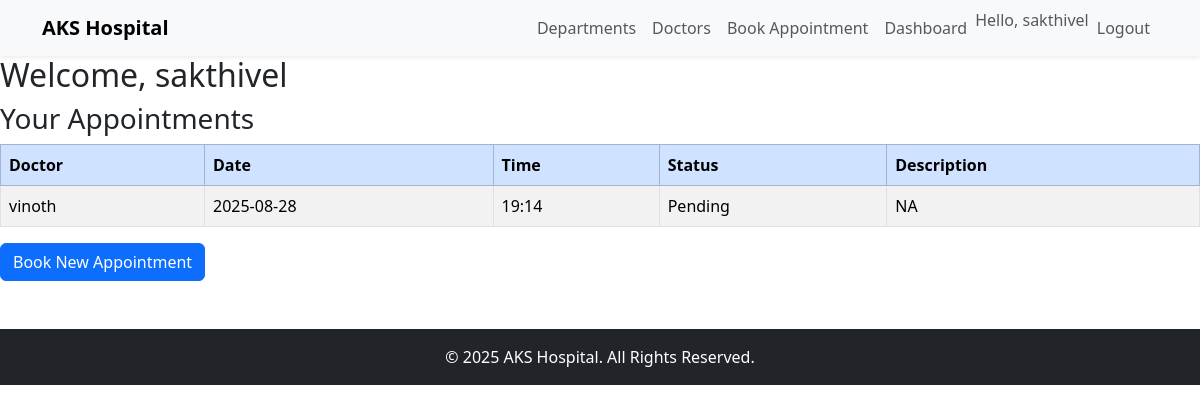
/dashboard/ (signed in), run on the app's committed database.
### core/models.py (models this page shows, shortened)
class CustomUser(AbstractUser):
    ROLE_CHOICES = (
        ('patient', 'Patient'),
        ('doctor', 'Doctor'),
    )
    role = models.CharField(max_length=10, choices=ROLE_CHOICES, default='patient')

class Patient(models.Model):
    user = models.OneToOneField(settings.AUTH_USER_MODEL, on_delete=models.CASCADE, null=True)
    name = models.CharField(max_length=100, blank=True)
    age = models.PositiveBigIntegerField()
    gender = models.CharField(max_length=10, choices=[('Male', 'Male'), ('Female', 'Female')])
    email = models.EmailField()
    phone = models.CharField(max_length=15)
    address = models.TextField()
    def __str__(self):
        return self.name

class Appointment(models.Model):
    STATUS_CHOICES = [
        ('Pending', 'Pending'),
        ('Approved', 'Approved'),
        ('Rejected', 'Rejected'),
    ]
    patient = models.CharField(max_length=255)
    doctor = models.ForeignKey(Doctor, on_delete=models.CASCADE)
    appointment_datetime = models.DateTimeField(null=True, blank=True)
    description = models.TextField()
    status = models.CharField(max_length=20, choices=STATUS_CHOICES, default='Pending')

class Doctor(models.Model):
    user = models.OneToOneField(settings.AUTH_USER_MODEL, on_delete=models.CASCADE, null=True)
    name = models.CharField(max_length=100)
    department = models.ForeignKey(Department, on_delete=models.CASCADE)
    email = models.EmailField()
    phone = models.CharField(max_length=15)
    is_featured = models.BooleanField(default=False)
    available_days = models.CharField(max_length=100)
    available_time = models.CharField(max_length=50)
    specialization = models.CharField(max_length=100)

### core/views.py (the view)
# urls.py: path('dashboard/', views.patient_dashboard, name='patient_dashboard'),
@login_required
def patient_dashboard(request):
    if not hasattr(request.user, 'patient'):
        return HttpResponseForbidden("Access denied. You are not a patient.")
    patient = Patient.objects.get(user=request.user)
    appointments = Appointment.objects.filter(patient=patient)
    return render(request, 'core/patient_dashboard.html', {
        'patient': patient,
        'appointments': appointments
    })

### core/templates/core/patient_dashboard.html
{% extends 'core/../base.html' %}
{% block content %}
  <h2>Welcome, {{ patient.name }}</h2>
  <h3>Your Appointments</h3>
  {% if appointments %}
    <table class="table table-bordered table-striped">
      <thead class="table-primary">
        <tr>
          <th>Doctor</th>
          <th>Date</th>
          <th>Time</th>
          <th>Status</th>
          <th>Description</th>
        </tr>
      </thead>
      <tbody>
        {% for appt in appointments %}
        <tr>
          <td>{{ appt.doctor.name }}</td>
          <td>{{ appt.appointment_datetime|date:"Y-m-d" }}</td>
          <td>{{ appt.appointment_datetime|time:"H:i" }}</td>
          <td>{{ appt.status }}</td>
          <td>{{ appt.description }}</td>
        </tr>
        {% endfor %}
      </tbody>
    </table>
  {% else %}
    <p>No appointments found.</p>
  {% endif %}
  <a href="{% url 'book_appointment' %}" class="btn btn-primary">Book New Appointment</a>
{% endblock %}

### core/templates/base.html (shortened to what this page needs)
{% load static %}
<!DOCTYPE html>
<html lang="en">
<head>
    <link href="https://cdn.jsdelivr.net/npm/bootstrap@5.3.3/dist/css/bootstrap.min.css" rel="stylesheet">
    <link rel="stylesheet" href="{% static 'css/style.css' %}">
</head>
<body>
    <nav class="navbar navbar-expand-lg navbar-light bg-light shadow-sm">
        <div class="container">
            <a class="navbar-brand fw-bold" href="{% url 'home' %}">AKS Hospital</a>
            <div class="collapse navbar-collapse" id="mainNav">
                <ul class="navbar-nav ms-auto">
                    <li class="nav-item"><a class="nav-link" href="{% url 'departments_list' %}">Departments</a></li>
                    <li class="nav-item"><a class="nav-link" href="{% url 'doctors' %}">Doctors</a></li>
               {% if user.is_authenticated %}
                    {% if user.role == "patient" %}
                        <li class="nav-item"><a class="nav-link" href="{% url 'book_appointment' %}">Book Appointment</a></li>
                        <li class="nav-item"><a class="nav-link" href="{% url 'patient_dashboard' %}">Dashboard</a></li>
                    {% elif user.role == "doctor" %}
                        <li class="nav-item"><a class="nav-link" href="{% url 'doctor_dashboard' %}">Doctor Dashboard</a></li>
                    {% endif %}
                    <li class="nav-item"><span class="navbar-text">Hello, {{ user.username }}</span></li>
                    <li class="nav-item"><a class="nav-link" href="{% url 'logout' %}">Logout</a></li>
                {% else %}
                    <li class="nav-item"><a class="nav-link" href="{% url 'login' %}">Login</a></li>
                {% endif %}
                </ul>
            </div>
        </div>
    </nav>
    <main>
        {% block content %}{% endblock %}
    </main>
    <footer class="bg-dark text-white text-center py-3 mt-5">
        <p class="mb-0">© 2025 AKS Hospital. All Rights Reserved.</p>
    </footer>
</body>
</html>

### data on the page
CustomUser: username "sakthivel"
Patient: name "sakthivel"
Appointment: doctor.name "vinoth", appointment_datetime "2025-08-28", appointment_datetime "19:14", status "Pending", description "NA"
